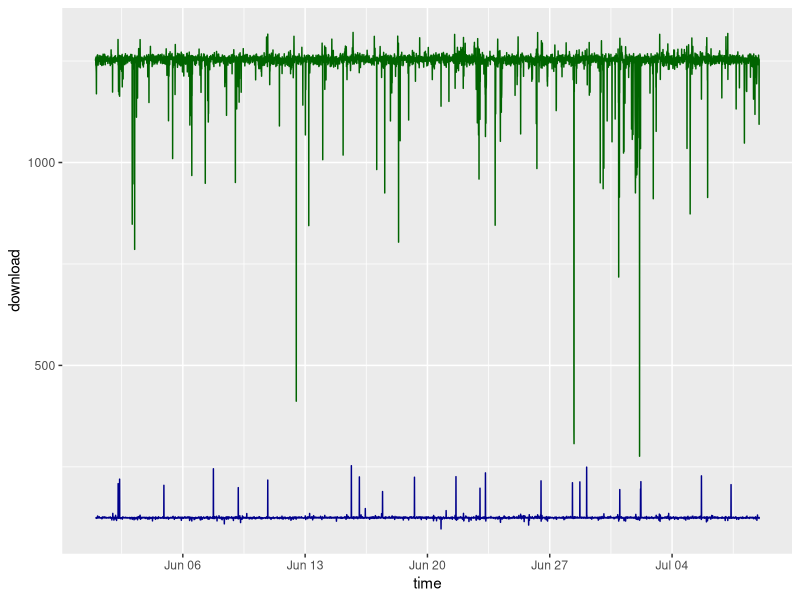
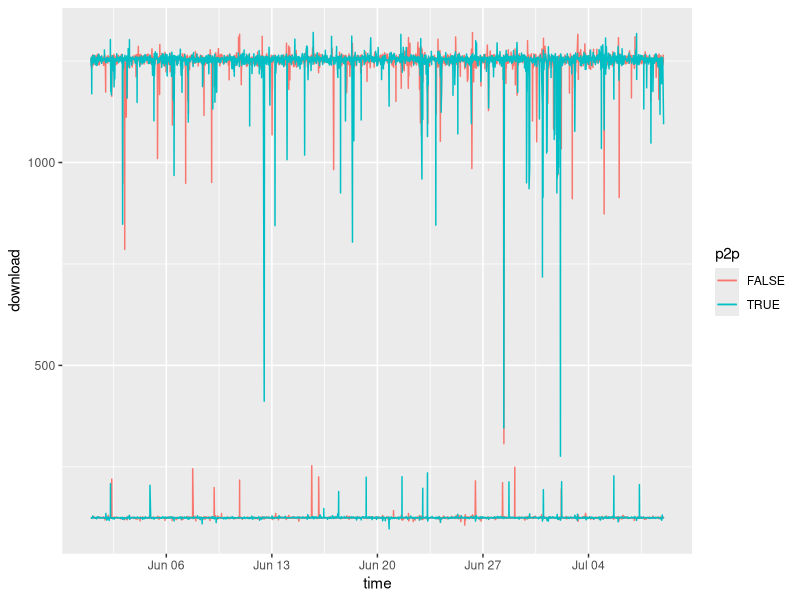
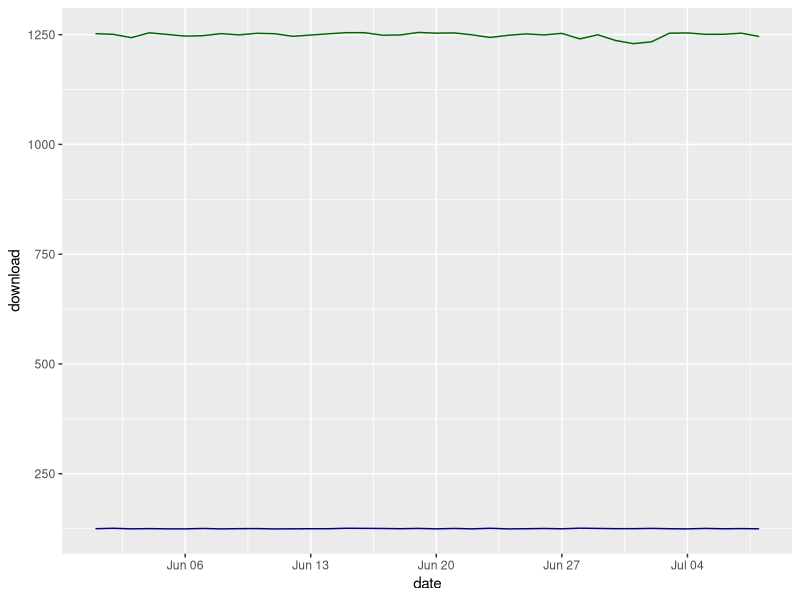
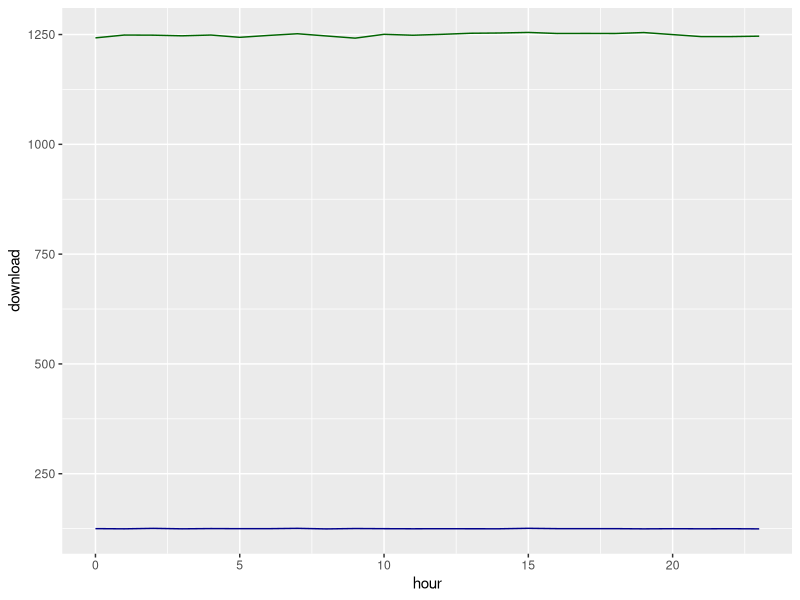
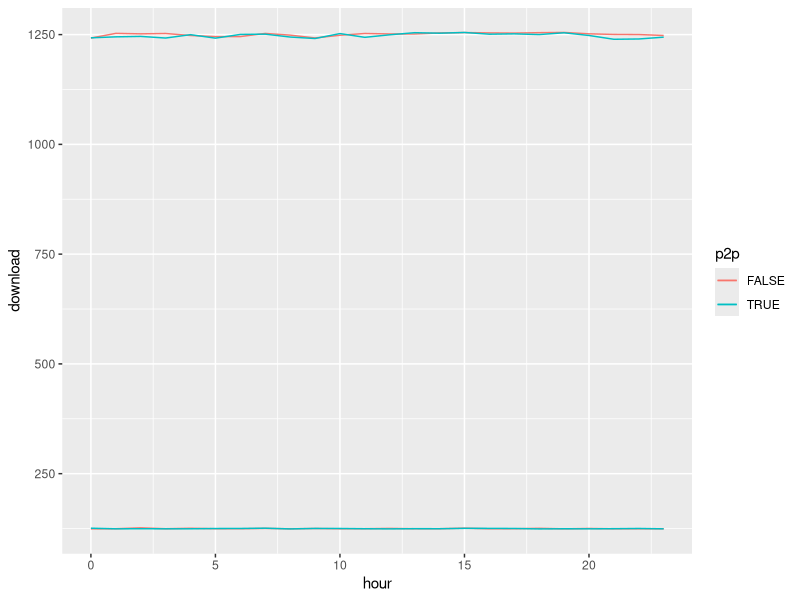
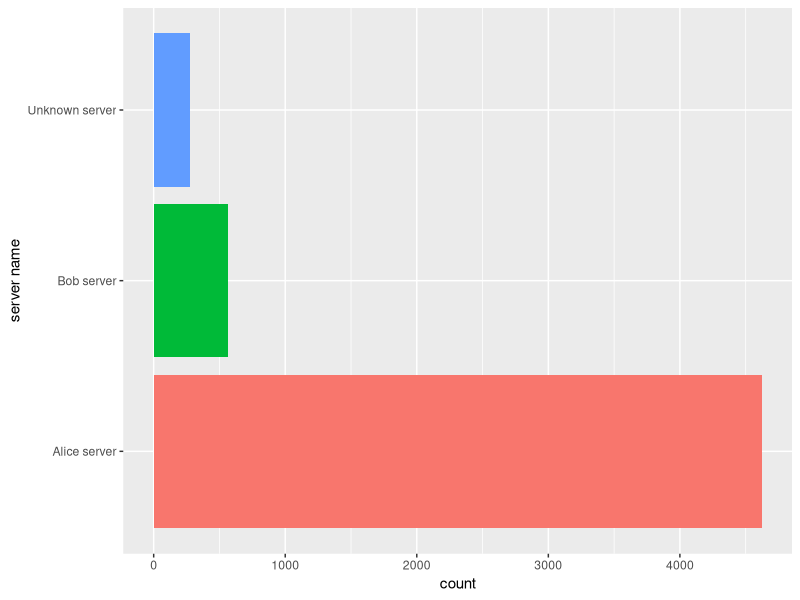
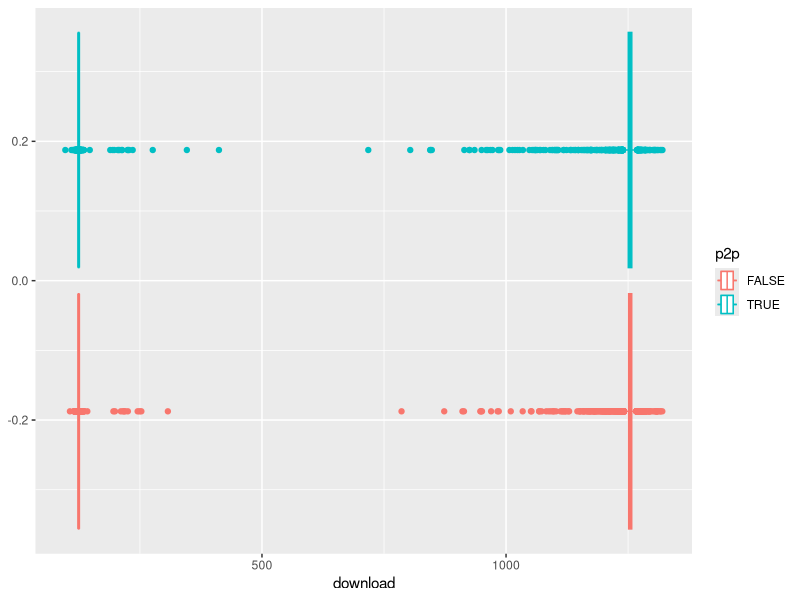

The R source for these figures, in order:
# Esto se puede hacer facilmente con una conversión a bytes directamente
# desde Tidyverse, sin alterar los datos originales, y produciendo dos gráficos de subida y bajada
# juntos y a parte el de latencia.
library(tidyverse)
library(ggplot2)
library(lubridate)

data <- read_csv("speedtest_dummy.csv")

# Compara subidas y bajadas totales a lo largo del tiempo
data %>%
  mutate(download=download/1024, upload=upload/1024) %>%
  ggplot(aes(time)) + geom_line(aes(y=download), color="dark green") + geom_line(aes(y=upload), color="dark blue")

# Discerniendo por p2p
data %>%
  mutate(download=download/1024, upload=upload/1024) %>%
  ggplot(aes(time)) + geom_line(aes(y=download, color=p2p)) + geom_line(aes(y=upload, color=p2p))

# Genera medias diarias
data %>%
  mutate(date=as.Date(time), download=download/1024, upload=upload/1024) %>%
  group_by(date) %>%
  summarise(date, download=mean(download), upload=mean(upload)) %>%
  distinct() %>%
  ggplot(aes(date)) + geom_line(aes(y=download), color="dark green") + geom_line(aes(y=upload), color="dark blue")

# Medias por hora
data %>%
  mutate(hour=hour(time), download=download/1024, upload=upload/1024) %>%
  group_by(hour) %>%
  summarise(hour, download=mean(download), upload=mean(upload)) %>%
  distinct() %>%
  ggplot(aes(hour)) + geom_line(aes(y=download), color="dark green") + geom_line(aes(y=upload), color="dark blue")

# Medias por hora con p2p
data %>%
  mutate(hour=hour(time), download=download/1024, upload=upload/1024) %>%
  group_by(hour, p2p) %>%
  summarise(hour, p2p, download=mean(download), upload=mean(upload)) %>%
  ggplot(aes(hour)) + geom_line(aes(y=download, color=p2p)) + geom_line(aes(y=upload, color=p2p))

# Ver servidores
data %>%
  mutate(counter=1) %>%
  group_by(`server name`) %>%
  summarise(`server name`, sum(counter)) %>%
  distinct()

# O más sencillo con ggplot
ggplot(data, aes(`server name`, fill=`server name`)) + geom_bar() +
                  coord_flip() + theme(legend.position="none")

# Diagrama de cajas
data %>%
  mutate(download=download/1024, upload=upload/1024) %>%
  ggplot() + geom_boxplot(aes(download, color=p2p), orientation="y") + geom_boxplot(aes(upload, color=p2p), orientation="y")
